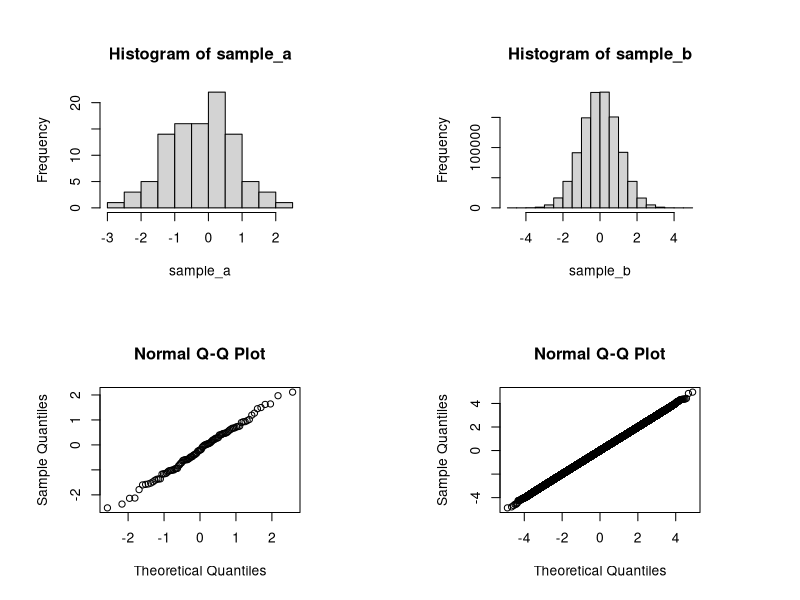
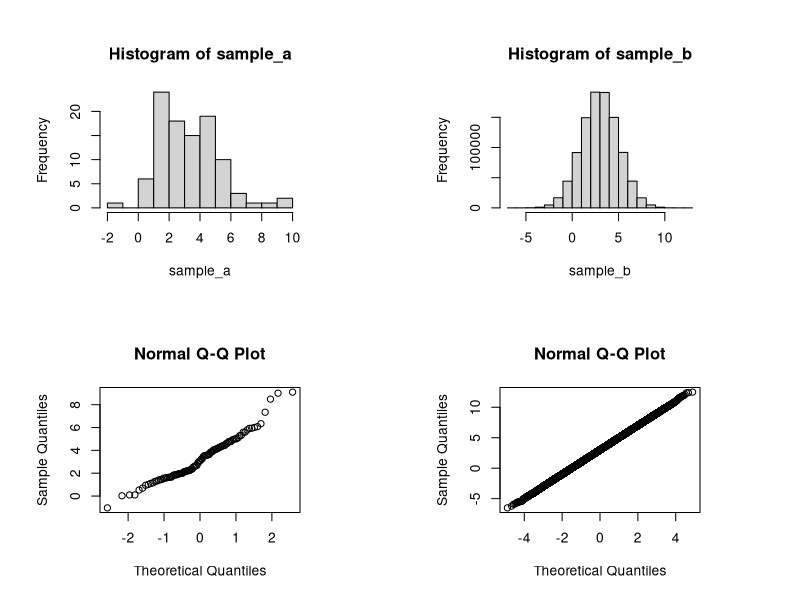
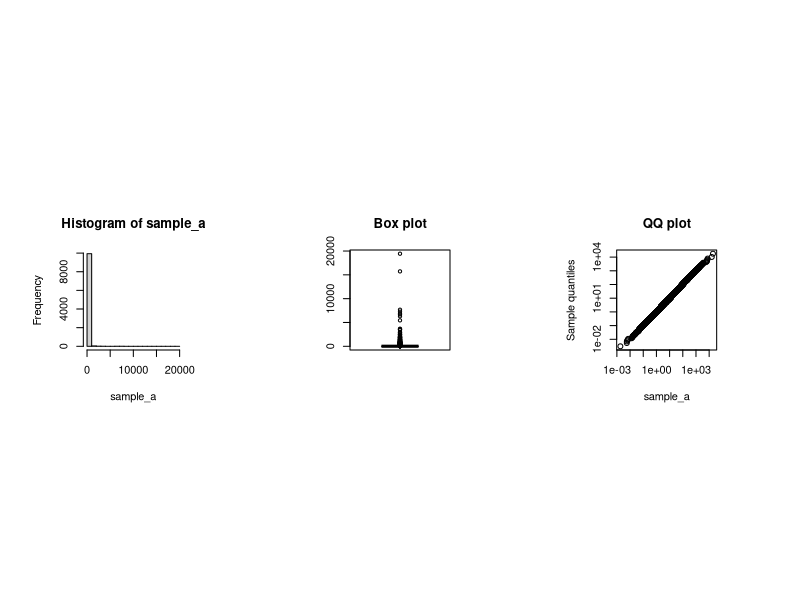
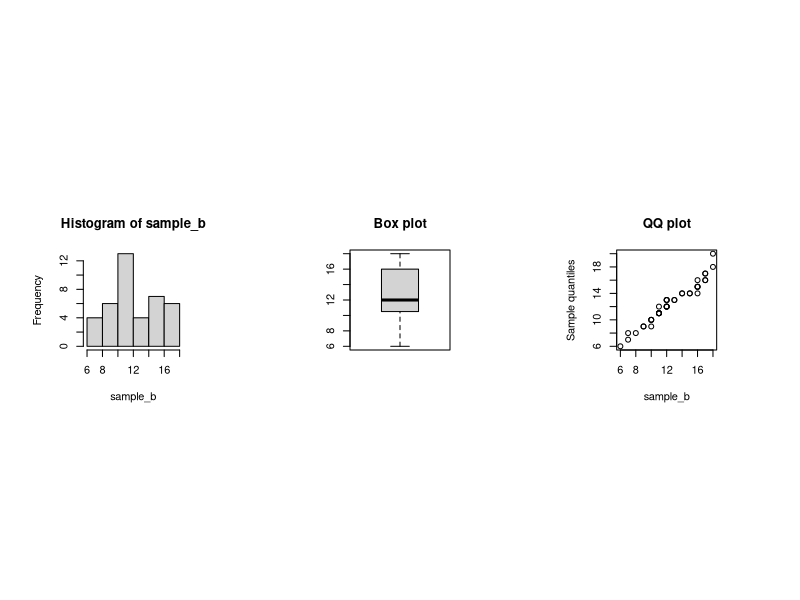
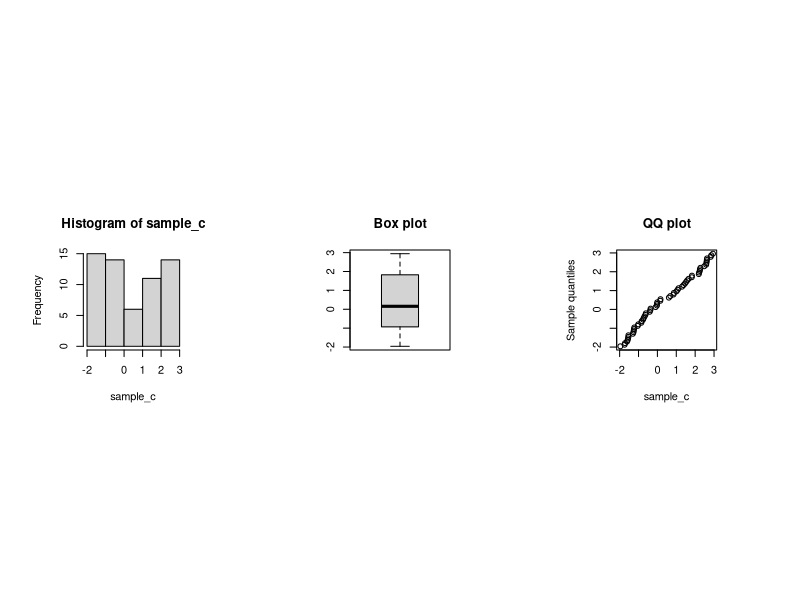
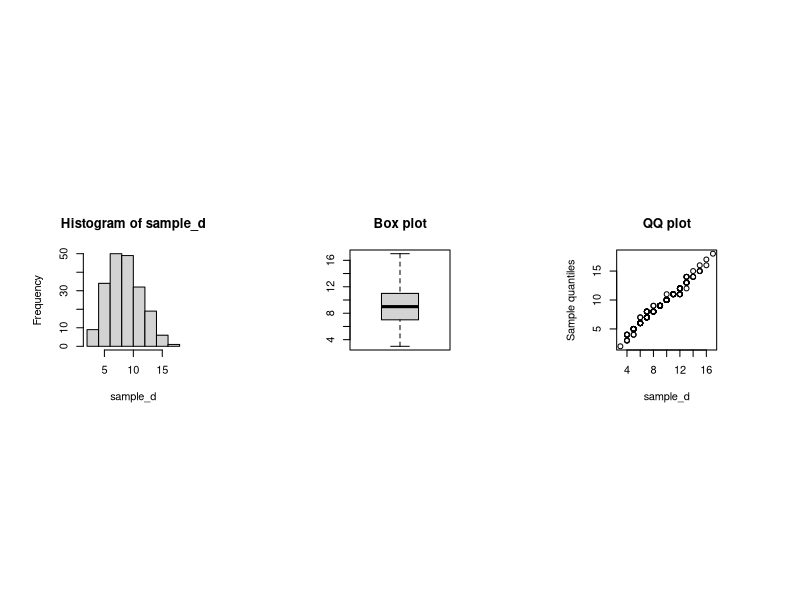
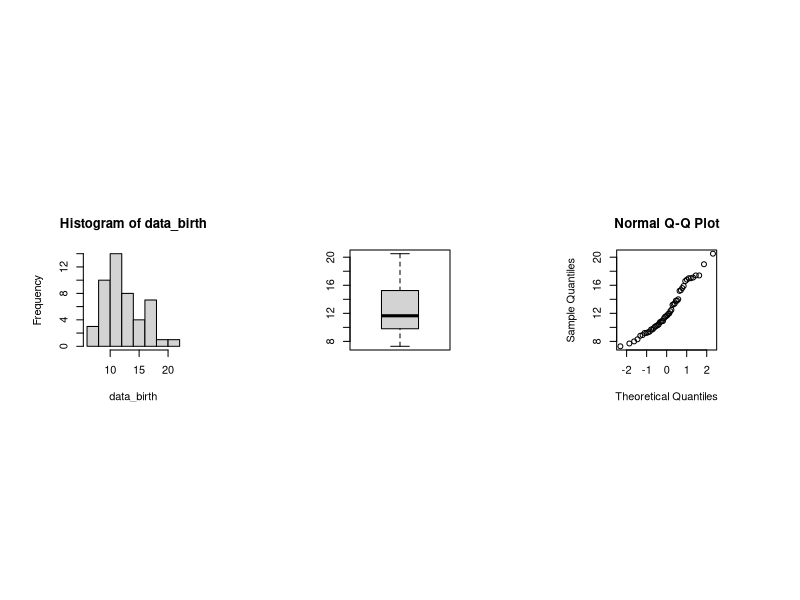
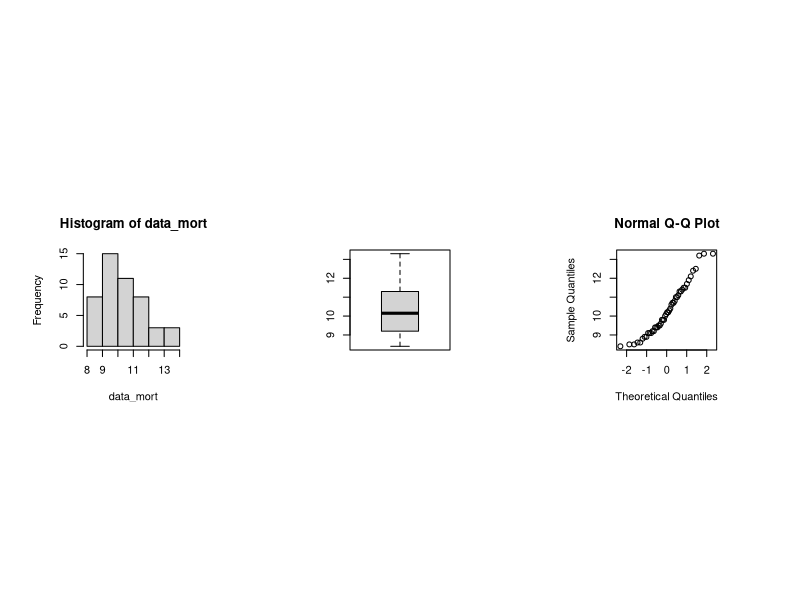

Write R code to recreate these figures, in order.
## ---- chunk 1
# Generate samples
sample_a = rnorm(100)
sample_b = rnorm(1000000)

# Plots
par(pin=c(2,1.25))
par(mfrow=c(2,2))
hist(sample_a)
hist(sample_b)
qqnorm(sample_a)
qqnorm(sample_b)
## ---- chunk 2
mean_a = mean(sample_a)
mean_b = mean(sample_b)
sd_a = sd(sample_a)
sd_b = sd(sample_b)
df <- data.frame(dataset=c("n=100","n=1000000"),mean=c(mean_a, mean_b),sd=c(sd_a, sd_b))
print(df)
## ---- chunk 3
print("Probabiliy that an arbitrary outcome is smaller than 2:")
pnorm(2)

print("Probabiliy that an arbitrary outcome is larger than -0.5:")
pnorm(-0.5, lower.tail = FALSE)

print("Probabiliy that an arbitrary outcome is between -1 and 2:")
pnorm(2) - pnorm(-1)
## ---- chunk 4
p1 = sum(sample_b < 2) / length(sample_b)
print("Probabiliy that an arbitrary outcome is smaller than 2:")
print(p1)

p2 = sum(sample_b > -0.5) / length(sample_b)
print("Probabiliy that an arbitrary outcome is smaller than 2:")
print(p2)

p3 = sum(sample_b > -1 & sample_b < 2) / length(sample_b)
print("Probabiliy that an arbitrary outcome is smaller than 2:")
print(p3)
## ---- chunk 5
mu = 3
sigma = 2

# Generate samples
sample_a = rnorm(100, mu, sigma)
sample_b = rnorm(1000000, mu, sigma)

# Plots
par(pin=c(2,1.25))
par(mfrow=c(2,2))
hist(sample_a)
hist(sample_b)
qqnorm(sample_a)
qqnorm(sample_b)

mean_a = mean(sample_a)
mean_b = mean(sample_b)
sd_a = sd(sample_a)
sd_b = sd(sample_b)
df <- data.frame(dataset=c("n=100","n=1000000"),mean=c(mean_a, mean_b),sd=c(sd_a, sd_b))
print(df)

print("Probabiliy that an arbitrary outcome is smaller than 2:")
pnorm(2, mu, sigma)

print("Probabiliy that an arbitrary outcome is larger than -0.5:")
pnorm(-0.5, mu, sigma, lower.tail = FALSE)

print("Probabiliy that an arbitrary outcome is between -1 and 2:")
pnorm(2, mu, sigma) - pnorm(-1, mu, sigma)
## ---- chunk 6
qnorm(0.95, mu, sigma)
## ---- chunk 7
mu = -10
sigma = 5
sample = rnorm(1000000)
sample_xform = mu + sample * sigma

sprintf("Sample mean: %f", mean(sample_xform))
sprintf("Sample sd: %f", sd(sample_xform))
## ---- chunk 8
par(pin=c(1,1))
par(mfrow=c(1,3))

sample_a = rlnorm(10000, meanlog=2, sdlog=2)
hist(sample_a)
boxplot(sample_a, main="Box plot")
qqplot(sample_a, qlnorm(ppoints(length(sample_a)), 2, 2), main="QQ plot", ylab="Sample quantiles", log='xy')

sample_b = rbinom(40, size = 50, prob = 0.25)
hist(sample_b)
boxplot(sample_b, main="Box plot")
qqplot(sample_b, qbinom(ppoints(length(sample_b)), 50, 0.25), main="QQ plot", ylab="Sample quantiles")

sample_c = runif(60, min=-2, max=3)
hist(sample_c)
boxplot(sample_c, main="Box plot")
qqplot(sample_c, qunif(ppoints(length(sample_c)), -2, 3), main="QQ plot", ylab="Sample quantiles")

sample_d = rpois(200, 9)
hist(sample_d)
boxplot(sample_d, main="Box plot")
qqplot(sample_d, qpois(ppoints(length(sample_d)), 9), main="QQ plot", ylab="Sample quantiles")
## ---- chunk 9
data = read.table("mortality.txt", header=TRUE)
data
## ---- chunk 10
par(pin=c(1,1))
par(mfrow=c(1,3))

data_birth = data$teen
print("Birth rate summary:")
print(summary(data_birth))

hist(data_birth)
boxplot(data_birth)
qqnorm(data_birth)

data_mort = data$mort
print("Mortality rate summary:")
print(summary(data_mort))

hist(data_mort)
boxplot(data_mort)
qqnorm(data_mort)
## ---- chunk 11
plot(data_birth, data_mort)
